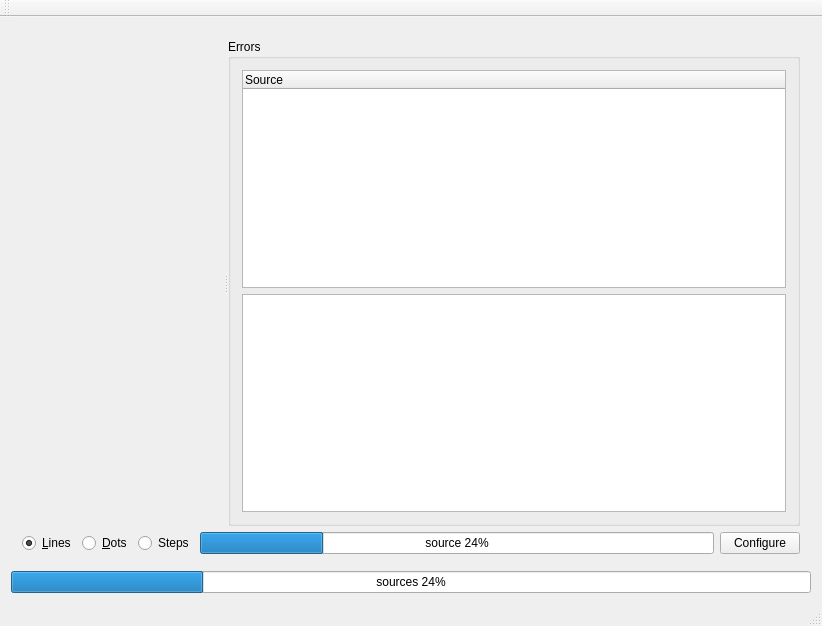
<?xml version="1.0" encoding="UTF-8"?>
<ui version="4.0">
 <class>MainWindow</class>
 <widget class="QMainWindow" name="MainWindow">
  <property name="geometry">
   <rect>
    <x>0</x>
    <y>0</y>
    <width>822</width>
    <height>626</height>
   </rect>
  </property>
  <property name="windowTitle">
   <string>QHdbExtractor (++)</string>
  </property>
  <widget class="QWidget" name="centralWidget">
   <layout class="QGridLayout" name="gridLayout">
    <item row="2" column="1">
     <widget class="QProgressBar" name="pbSrcs">
      <property name="value">
       <number>24</number>
      </property>
      <property name="format">
       <string>sources %p%</string>
      </property>
     </widget>
    </item>
    <item row="1" column="1">
     <widget class="QStackedWidget" name="stackedWidget">
      <property name="currentIndex">
       <number>0</number>
      </property>
      <widget class="QWidget" name="page">
       <layout class="QGridLayout" name="gridLayout_2">
        <item row="0" column="0" colspan="5">
         <widget class="QSplitter" name="splitter">
          <property name="orientation">
           <enum>Qt::Horizontal</enum>
          </property>
          <widget class="QHistoricalViewWidget" name="historicalViewWidget" native="true"/>
          <widget class="QGroupBox" name="gbErrors">
           <property name="title">
            <string>Errors</string>
           </property>
           <layout class="QVBoxLayout" name="verticalLayout_2">
            <item>
             <widget class="QTreeWidget" name="twErrors">
              <property name="rootIsDecorated">
               <bool>false</bool>
              </property>
              <column>
               <property name="text">
                <string>Source</string>
               </property>
              </column>
             </widget>
            </item>
            <item>
             <widget class="QTextEdit" name="teError"/>
            </item>
           </layout>
          </widget>
         </widget>
        </item>
        <item row="1" column="0">
         <widget class="QRadioButton" name="rbLines">
          <property name="text">
           <string>&amp;Lines</string>
          </property>
          <property name="checked">
           <bool>true</bool>
          </property>
         </widget>
        </item>
        <item row="1" column="1">
         <widget class="QRadioButton" name="rbDots">
          <property name="text">
           <string>&amp;Dots</string>
          </property>
         </widget>
        </item>
        <item row="1" column="2">
         <widget class="QRadioButton" name="rbSteps">
          <property name="enabled">
           <bool>true</bool>
          </property>
          <property name="toolTip">
           <string>&lt;html&gt;&lt;head/&gt;&lt;body&gt;&lt;p&gt;Steps style not supported yet&lt;/p&gt;&lt;/body&gt;&lt;/html&gt;</string>
          </property>
          <property name="text">
           <string>Steps</string>
          </property>
         </widget>
        </item>
        <item row="1" column="3">
         <widget class="QProgressBar" name="progressBar">
          <property name="value">
           <number>24</number>
          </property>
          <property name="format">
           <string>source %p%</string>
          </property>
         </widget>
        </item>
        <item row="1" column="4">
         <widget class="QPushButton" name="pbConfigure">
          <property name="text">
           <string>Configure</string>
          </property>
         </widget>
        </item>
       </layout>
      </widget>
      <widget class="QWidget" name="page_2">
       <layout class="QVBoxLayout" name="verticalLayout">
        <item>
         <widget class="QHdbConfigWidget" name="configWidget" native="true"/>
        </item>
       </layout>
      </widget>
     </widget>
    </item>
   </layout>
  </widget>
  <widget class="QMenuBar" name="menuBar">
   <property name="geometry">
    <rect>
     <x>0</x>
     <y>0</y>
     <width>822</width>
     <height>33</height>
    </rect>
   </property>
  </widget>
  <widget class="QStatusBar" name="statusBar"/>
  <widget class="QToolBar" name="mainToolBar">
   <attribute name="toolBarArea">
    <enum>TopToolBarArea</enum>
   </attribute>
   <attribute name="toolBarBreak">
    <bool>false</bool>
   </attribute>
  </widget>
 </widget>
 <layoutdefault spacing="6" margin="11"/>
 <customwidgets>
  <customwidget>
   <class>QHdbConfigWidget</class>
   <extends>QWidget</extends>
   <header>qhdbconfigwidget.h</header>
   <container>1</container>
  </customwidget>
  <customwidget>
   <class>QHistoricalViewWidget</class>
   <extends>QWidget</extends>
   <header>qhistoricalviewwidget.h</header>
   <container>1</container>
  </customwidget>
 </customwidgets>
 <resources/>
 <connections/>
</ui>
